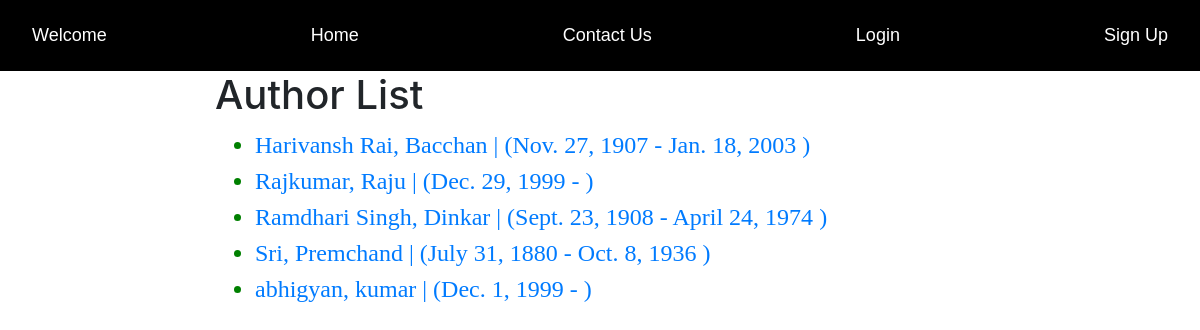
Screenshot of /catalog/authors/ with the database file from the repository.
### catalog/models.py (models this page shows)
class Author(models.Model):
    first_name = models.CharField(max_length=100)
    last_name = models.CharField(max_length=100)
    date_of_birth = models.DateField(null=True, blank=True)
    date_of_death = models.DateField('Died', null=True, blank=True)
    class Meta:
        ordering = ['first_name', 'last_name']
    def get_absolute_url(self):
        return reverse('author-detail', args=[str(self.id)])
    def __str__(self):
        return f'{self.first_name}, {self.last_name}'

### catalog/views.py (the view)
# urls.py: path('authors/', views.AuthorListView.as_view(), name='authors'),
class AuthorListView(generic.ListView):
    model= Author
    paginate_by = 10

### catalog/templates/catalog/author_list.html
{% extends "base_generic.html" %}
{% block content %}
<h1>Author List</h1>
{% if author_list %}
  <ul>
  {% for author in author_list %}
    <li style="color: green; font-family: Times New Roman; font-size: 150%;">
      <a href="{{ author.get_absolute_url }}">
      {{ author }} |
        ({{author.date_of_birth}} - {% if author.date_of_death %} {{author.date_of_death}} {% endif %})
      </a>
    </li>
  {% endfor %}
 </ul>
{% else %}
  <p>There are no authors available.</p>
{% endif %}
{% endblock %}

### rows the page displays
Author: first_name+last_name "Harivansh Rai, Bacchan", date_of_birth "Nov. 27, 1907", date_of_death "Jan. 18, 2003"
Author: first_name+last_name "Rajkumar, Raju", date_of_birth "Dec. 29, 1999"
Author: first_name+last_name "Ramdhari Singh, Dinkar", date_of_birth "Sept. 23, 1908", date_of_death "April 24, 1974"
Author: first_name+last_name "Sri, Premchand", date_of_birth "July 31, 1880", date_of_death "Oct. 8, 1936"
Author: first_name+last_name "abhigyan, kumar", date_of_birth "Dec. 1, 1999"
